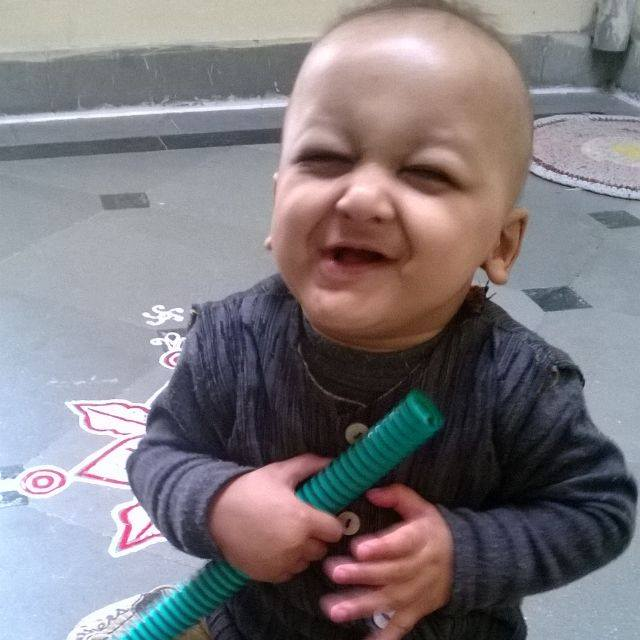
#> input picture Ansh.jpg, 640 x 640 px, given in place of the camera
$ python 'color detection.py'   (older library calls are emulated)
#> lines starting #> are read from the running program, lines starting #| are printed output that depends on the picture; after the words box and inside, x2 and y2 are one past the last pixel; in counts of white or black regions, pixels touching at a corner belong together
# -*- coding: utf-8 -*-
"""
Created on Tue Jun 19 11:43:26 2018

@author: Peeyush Goyal
"""

import cv2
import numpy as np

cap = cv2.VideoCapture(0)

while(1):
    #"Frame" will get the next frame in the camera (via "cap").
    #"ret" will obtain return value from getting the camera frame, either true of false.
    ret,frame = cap.read()
#> frame is the input picture: shape (640, 640, 3); mean B, G, R 127.1, 122.7, 127.8
    #we use the function cv2.cvtColor(input_image, flag) where flag determines the type of conversion.
    hsv = cv2.cvtColor(frame, cv2.COLOR_BGR2HSV)
#> hsv: shape (640, 640, 3); mean H, S, V 83.5, 57.8, 140.6

    #defining the range of red color
    red_lower = np.array([136,87,111],np.uint8)
    red_upper = np.array([180,255,255],np.uint8)

    #defining the range of blue color
    blue_lower = np.array([99, 115,150],np.uint8)
    blue_upper = np.array([110,255,255],np.uint8)

    #defining the range of yellow color
    yellow_lower = np.array([22,60,200],np.uint8)
    yellow_upper = np.array([60,255,255],np.uint8)

    #finding the range of red, blue and yellow color in the image
    red = cv2.inRange(hsv, red_lower, red_upper)
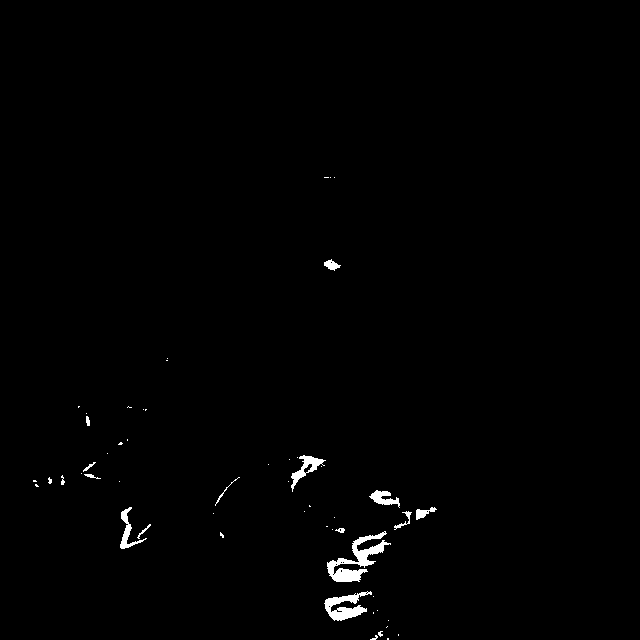
#> red: shape (640, 640); 0.83% white; 54 white regions (39 under 20 px), largest, box (x1, y1, x2, y2) and area: (327, 531, 391, 582) 1096, (324, 591, 372, 621) 662, (291, 455, 326, 492) 372
    blue = cv2.inRange(hsv, blue_lower, blue_upper)
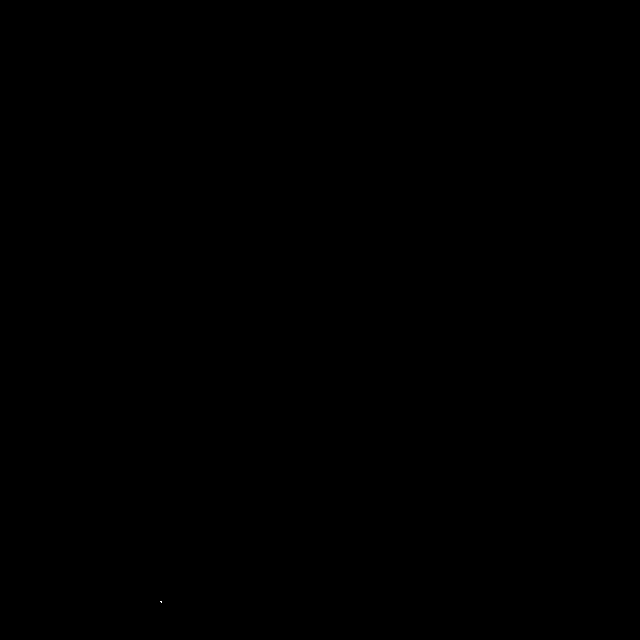
#> blue: shape (640, 640); 0% white in thin lines or dots, all inside (x1, y1, x2, y2) = (160, 601, 162, 603)
    yellow = cv2.inRange(hsv, yellow_lower, yellow_upper)
#> yellow: shape (640, 640); 0% white in thin lines or dots, all inside (x1, y1, x2, y2) = (636, 152, 638, 153)

    #Morphological transformation, Dilation
    #The kernel slides through the image (as in 2D convolution).
    #A pixel in the original image (either 1 or 0) will be considered 1
    #only if atleast one pixel under the kernel is '1'.
    kernal = np.ones((5,5), "uint8")
    #print kernal

    red = cv2.dilate(red, kernal)
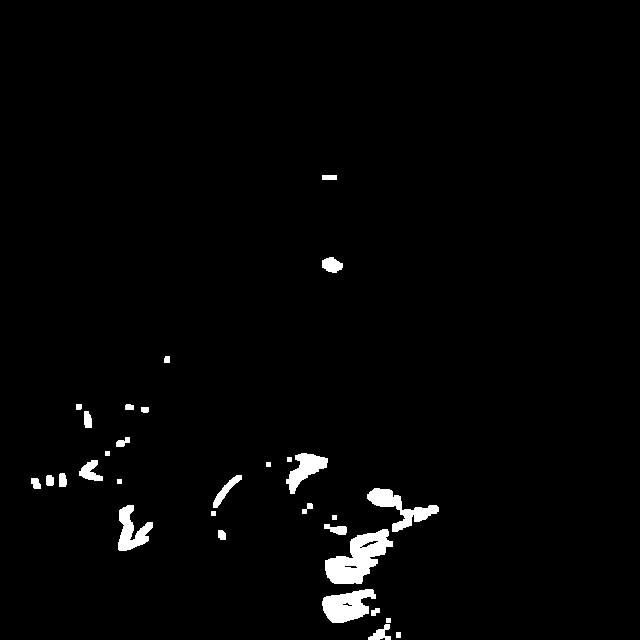
#> red: shape (640, 640); 2% white; 31 white regions, largest, box (x1, y1, x2, y2) and area: (325, 529, 393, 584) 1971, (322, 589, 376, 623) 1197, (367, 488, 439, 532) 1084
    # Bitwise-AND mask and original image
    res = cv2.bitwise_and(frame,frame,mask= red)
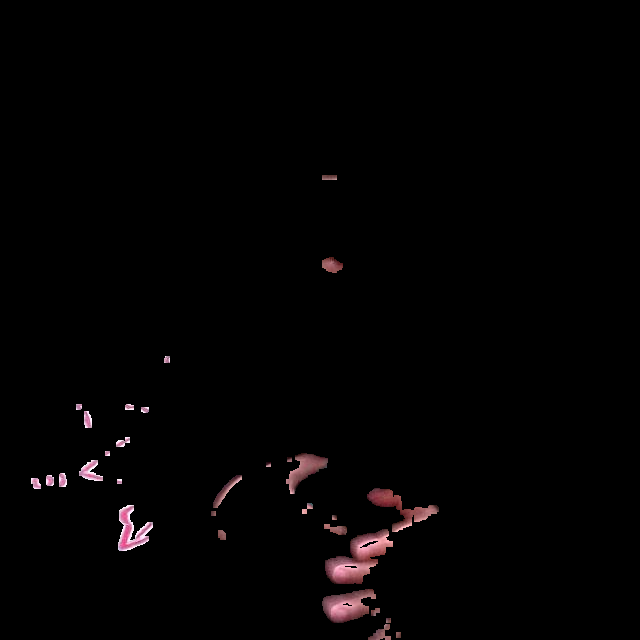
#> res: shape (640, 640, 3); mean B, G, R 2.4, 2.1, 3.3

    blue = cv2.dilate(blue, kernal)
#> blue: shape (640, 640); 0.01% white; 1 white region, box (x1, y1, x2, y2) and area: (158, 599, 164, 605) 35
     # Bitwise-AND mask and original image
    res1 = cv2.bitwise_and(frame,frame,mask= blue)

    yellow = cv2.dilate(yellow, kernal)
#> yellow: shape (640, 640); 0.01% white; 1 white region
     # Bitwise-AND mask and original image
    res2 = cv2.bitwise_and(frame,frame,mask= yellow)

    #Tracking the Red color
    (ret,contours,hierarchy) = cv2.findContours(red,cv2.RETR_TREE,cv2.CHAIN_APPROX_SIMPLE)
#> contours = 35 contours, 8 with area under 20; largest, box (x1, y1, x2, y2) and area: (325, 529, 393, 584) 1909, (322, 589, 376, 623) 1130, (367, 488, 439, 532) 967, (118, 505, 153, 551) 740, (286, 453, 328, 494) 720

    for pic, contour in enumerate(contours):
        area = cv2.contourArea(contour)
        if area>300:
            x,y,w,h = cv2.boundingRect(contour)
            frame = cv2.rectangle(frame,(x,y),(x+w,y+h),(0,0,255),2)
            cv2.putText(frame,"RED color",(x,y),cv2.FONT_HERSHEY_SIMPLEX,0.7,(0,0,255))
#> this loop made 35 passes
#> (area, x, y, w, h) on passes 5, 8, 15, 17, 26: (1130.5, 322, 589, 54, 34), (1909, 325, 529, 68, 55), (740.5, 118, 505, 35, 46), (967, 367, 488, 72, 44), (720.5, 286, 453, 42, 41)
#> area on passes 2, 4, 6, 7, 9, 11: 147, 37, 21, 55, 29, 50
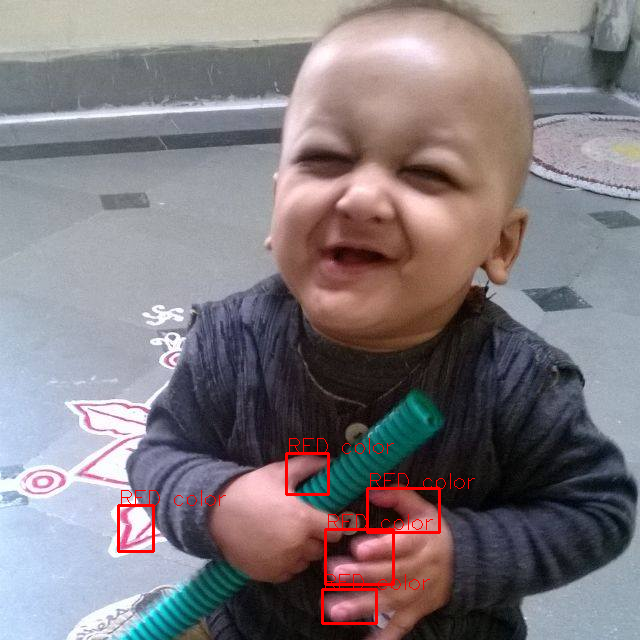
#> frame: shape (640, 640, 3); 0.96% of pixels changed, all inside (x1, y1, x2, y2) = (117, 438, 475, 625)


    #Tracking the Blue color
    (ret,contours,hierarchy) = cv2.findContours(blue,cv2.RETR_TREE,cv2.CHAIN_APPROX_SIMPLE)
#> contours = 1 item

    for pic, contour in enumerate(contours):
        area = cv2.contourArea(contour)
        if area>300:
            x,y,w,h = cv2.boundingRect(contour)
            frame = cv2.rectangle(frame,(x,y),(x+w,y+h),(255,0,0),2)
            cv2.putText(frame,"BLUE color",(x,y),cv2.FONT_HERSHEY_SIMPLEX,0.7,(255,0,0))
#> this loop made 1 pass
#> (pic, area) on pass 1: (0, 24.5)

    #Tracking the Green color
    (ret,contours,hierarchy) = cv2.findContours(yellow,cv2.RETR_TREE,cv2.CHAIN_APPROX_SIMPLE)
#> contours = [[[634, 150], [634, 154], [639, 154], [639, 150]]]

    for pic, contour in enumerate(contours):
        area = cv2.contourArea(contour)
        if area>300:
            x,y,w,h = cv2.boundingRect(contour)
            frame = cv2.rectangle(frame,(x,y),(x+w,y+h),(0,255,0),2)
            cv2.putText(frame,"GREEN color",(x,y),cv2.FONT_HERSHEY_SIMPLEX,0.7,(0,255,0))
#> this loop made 1 pass
#> (pic, contour, area) on pass 1: (0, [[634, 150], [634, 154], [639, 154], [639, 150]], 20)

    cv2.imshow("Color Tracking",frame)
    if cv2.waitKey(10)& 0xff ==ord('S'):
#> (key Esc is pressed here)
        cap.release()
        cv2.destroyAllWindows()
        break

$ run again, on ashu.jpg
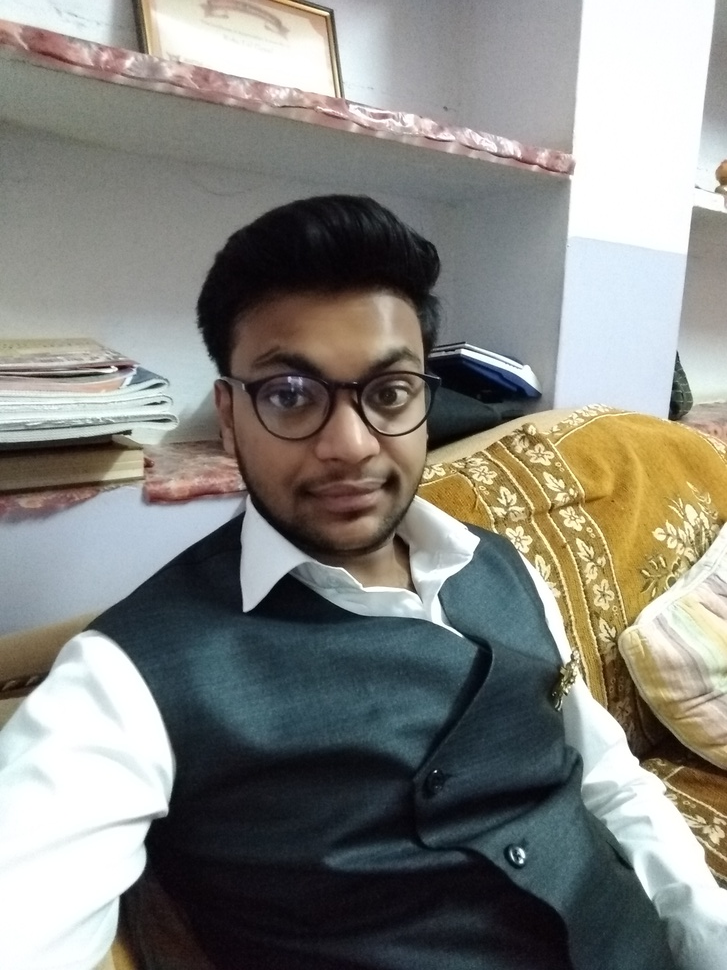
#> input picture ashu.jpg, 727 x 970 px, shrunk from 2448 x 3264 before the run, given in place of the camera
#> frame is the input picture: shape (970, 727, 3); mean B, G, R 126.7, 132.1, 132.3
#> hsv: shape (970, 727, 3); mean H, S, V 68.5, 55.7, 140.5
#> blue: shape (970, 727); every value is 0
#> `yellow = cv2.inRange(hsv, yellow_lower, yellow_upper)`:
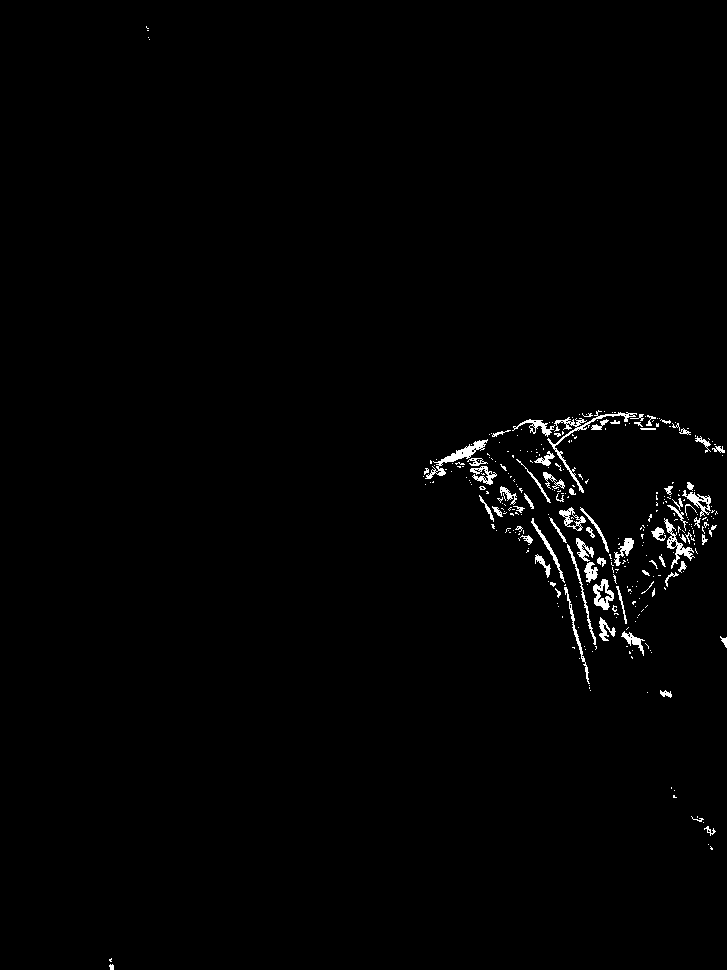
#> yellow: shape (970, 727); 1.1% white in thin lines or dots, all inside (x1, y1, x2, y2) = (109, 26, 727, 970)
#> res1: shape (970, 727, 3); every value is 0
#> `(ret,contours,hierarchy) = cv2.findContours(red,cv2.RETR_TREE,cv2.CHAI..`: contours = 3 contours, 2 with area under 20; largest, box (x1, y1, x2, y2) and area: (147, 493, 155, 500) 35
#> the loop `for pic, contour in enumerate(contours):` made 3 passes
#> area on pass 2: 35
#> `(ret,contours,hierarchy) = cv2.findContours(blue,cv2.RETR_TREE,cv2.CHA..`: contours = []
#> `(ret,contours,hierarchy) = cv2.findContours(yellow,cv2.RETR_TREE,cv2.C..`: contours = 64 contours, 36 with area under 20; largest, box (x1, y1, x2, y2) and area: (421, 408, 727, 533) 10066, (546, 505, 654, 661) 5849, (630, 480, 720, 609) 4171, (529, 516, 593, 693) 1922, (483, 461, 518, 506) 467
#> the loop `for pic, contour in enumerate(contours):` made 64 passes
#> (area, x, y, w, h) on passes 15, 16, 19, 30, 31, 44, 52: (401, 503, 524, 32, 31), (1922, 529, 516, 64, 177), (5849, 546, 505, 108, 156), (332.5, 638, 490, 22, 58), (4171, 630, 480, 90, 129), (10065.5, 421, 408, 306, 125), (467, 483, 461, 35, 45)
#> after the loop `for pic, contour in enumerate(contours):`:
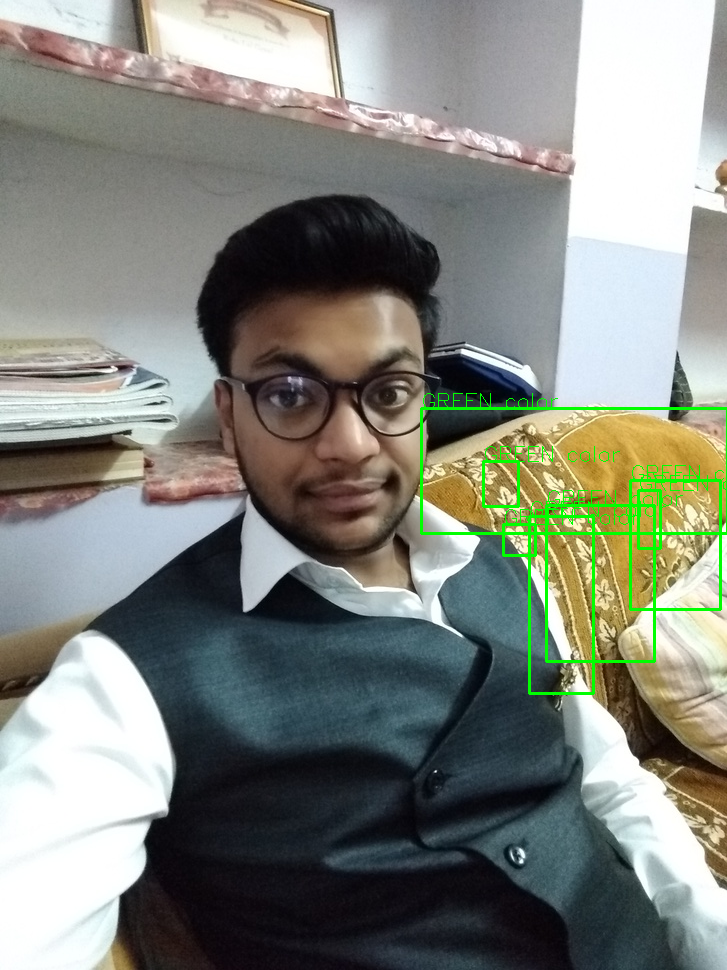
#> frame: shape (970, 727, 3); 1.35% of pixels changed, all inside (x1, y1, x2, y2) = (420, 393, 727, 695)

$ run again, on ashu1.jpg
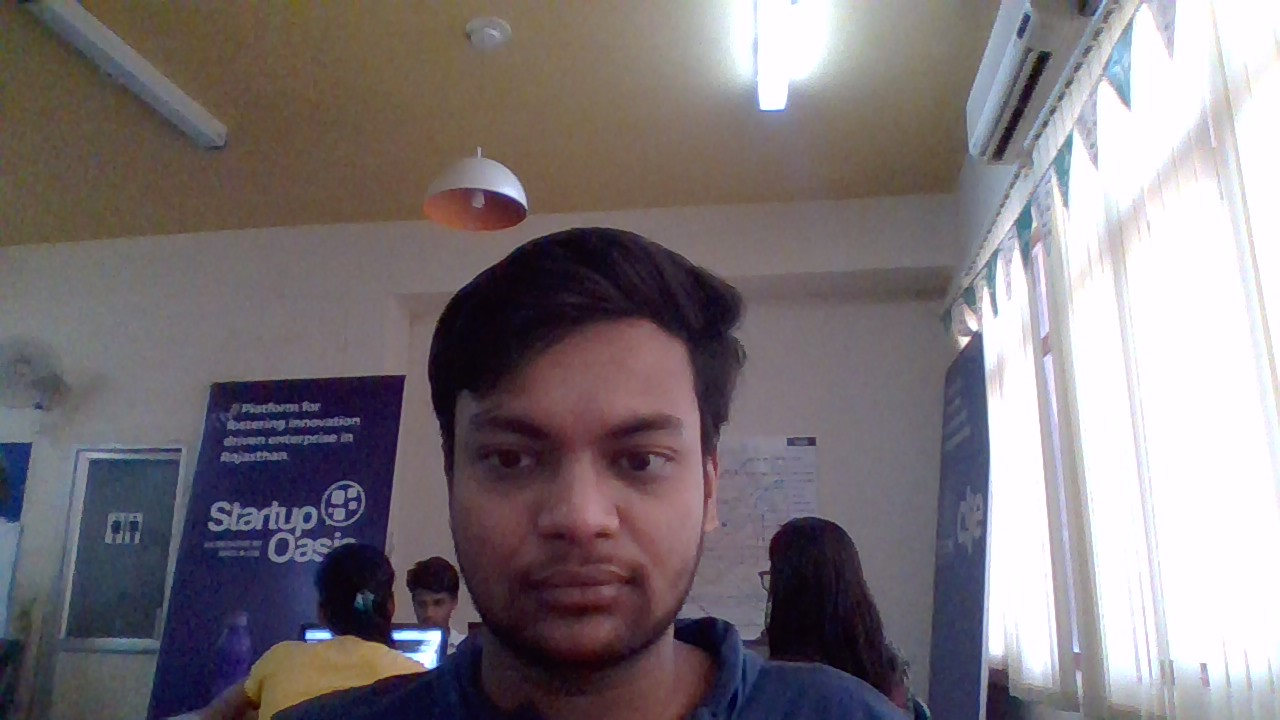
#> input picture ashu1.jpg, 1280 x 720 px, given in place of the camera
#> frame is the input picture: shape (720, 1280, 3); mean B, G, R 120.7, 116.2, 124.2
#> hsv: shape (720, 1280, 3); mean H, S, V 103.6, 60.1, 131.5
#> yellow: shape (720, 1280); every value is 0
#> `red = cv2.dilate(red, kernal)`:
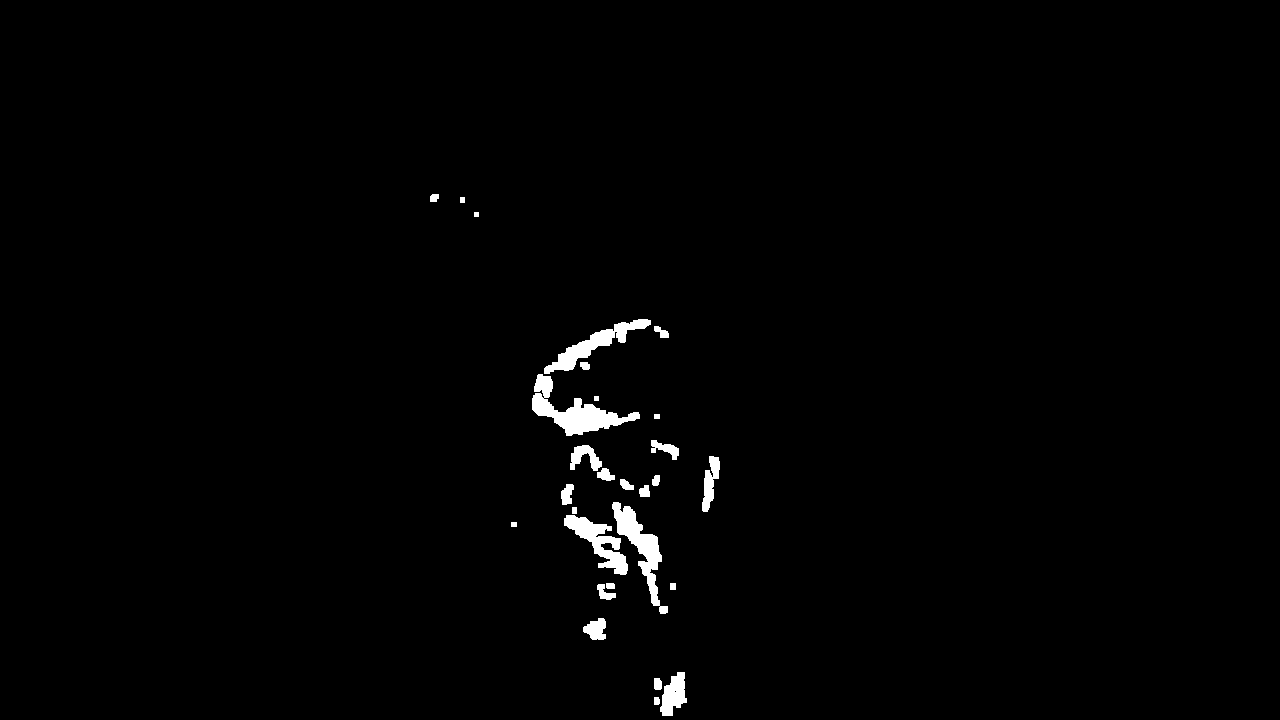
#> red: shape (720, 1280); 1.2% white; 28 white regions, largest, box (x1, y1, x2, y2) and area: (532, 374, 640, 436) 2282, (612, 502, 668, 614) 1799, (544, 319, 651, 374) 1502
#> res2: shape (720, 1280, 3); every value is 0
#> `(ret,contours,hierarchy) = cv2.findContours(red,cv2.RETR_TREE,cv2.CHAI..`: contours = 29 contours, 3 with area under 20; largest, box (x1, y1, x2, y2) and area: (532, 374, 640, 436) 2100, (612, 502, 668, 614) 1636, (544, 319, 651, 374) 1356, (564, 515, 628, 575) 1328, (660, 672, 687, 716) 685
#> the loop `for pic, contour in enumerate(contours):` made 29 passes
#> (area, x, y, w, h) on passes 3, 5, 10, 12, 18, 19, 23, 26: (685, 660, 672, 27, 44), (318.5, 583, 618, 23, 22), (1328, 564, 515, 64, 60), (1636, 612, 502, 56, 112), (472.5, 702, 456, 18, 56), (379.5, 570, 445, 32, 26), (2100, 532, 374, 108, 62), (1356, 544, 319, 107, 55)
#> after the loop `for pic, contour in enumerate(contours):`:
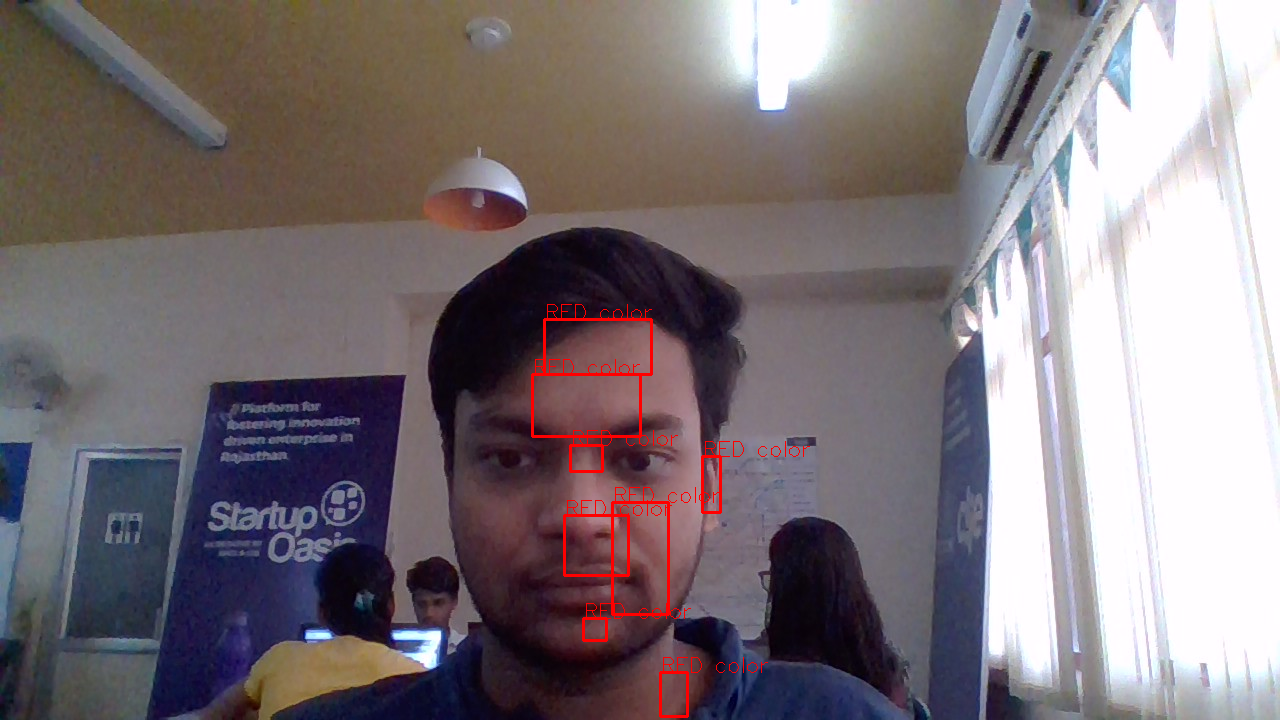
#> frame: shape (720, 1280, 3); mean B, G, R 120.1, 115.7, 125.2
#> `(ret,contours,hierarchy) = cv2.findContours(blue,cv2.RETR_TREE,cv2.CHA..`: contours = 12 contours, 1 with area under 20; largest, box (x1, y1, x2, y2) and area: (398, 638, 427, 646) 148, (309, 627, 334, 639) 145, (434, 648, 442, 669) 112, (392, 628, 417, 635) 109, (303, 635, 325, 642) 91
#> the loop `for pic, contour in enumerate(contours):` made 12 passes
#> area on passes 2 to 9: 53, 112.5, 148.5, 91, 53, 109, 68, 145
#> `(ret,contours,hierarchy) = cv2.findContours(yellow,cv2.RETR_TREE,cv2.C..`: contours = []
